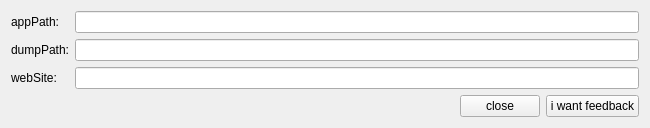
<?xml version="1.0" encoding="UTF-8"?>
<ui version="4.0">
 <class>MainWindow</class>
 <widget class="QMainWindow" name="MainWindow">
  <property name="geometry">
   <rect>
    <x>0</x>
    <y>0</y>
    <width>650</width>
    <height>123</height>
   </rect>
  </property>
  <property name="windowTitle">
   <string>MainWindow</string>
  </property>
  <widget class="QWidget" name="centralWidget">
   <layout class="QVBoxLayout" name="verticalLayout">
    <item>
     <layout class="QFormLayout" name="formLayout">
      <item row="0" column="0">
       <widget class="QLabel" name="labelAppPath">
        <property name="text">
         <string>appPath:</string>
        </property>
       </widget>
      </item>
      <item row="0" column="1">
       <widget class="QLineEdit" name="lineEditAppPath"/>
      </item>
      <item row="1" column="0">
       <widget class="QLabel" name="labelDumpPath">
        <property name="text">
         <string>dumpPath:</string>
        </property>
       </widget>
      </item>
      <item row="1" column="1">
       <widget class="QLineEdit" name="lineEditDumpPath"/>
      </item>
      <item row="2" column="0">
       <widget class="QLabel" name="labelWebSite">
        <property name="text">
         <string>webSite:</string>
        </property>
       </widget>
      </item>
      <item row="2" column="1">
       <widget class="QLineEdit" name="lineEditWebSite"/>
      </item>
     </layout>
    </item>
    <item>
     <layout class="QHBoxLayout" name="horizontalLayout">
      <item>
       <spacer name="horizontalSpacer">
        <property name="orientation">
         <enum>Qt::Horizontal</enum>
        </property>
        <property name="sizeHint" stdset="0">
         <size>
          <width>40</width>
          <height>20</height>
         </size>
        </property>
       </spacer>
      </item>
      <item>
       <widget class="QPushButton" name="pushButtonClose">
        <property name="text">
         <string>close</string>
        </property>
       </widget>
      </item>
      <item>
       <widget class="QPushButton" name="pushButtonFeedback">
        <property name="text">
         <string>i want feedback</string>
        </property>
       </widget>
      </item>
     </layout>
    </item>
   </layout>
  </widget>
 </widget>
 <layoutdefault spacing="6" margin="11"/>
 <resources/>
 <connections/>
</ui>
